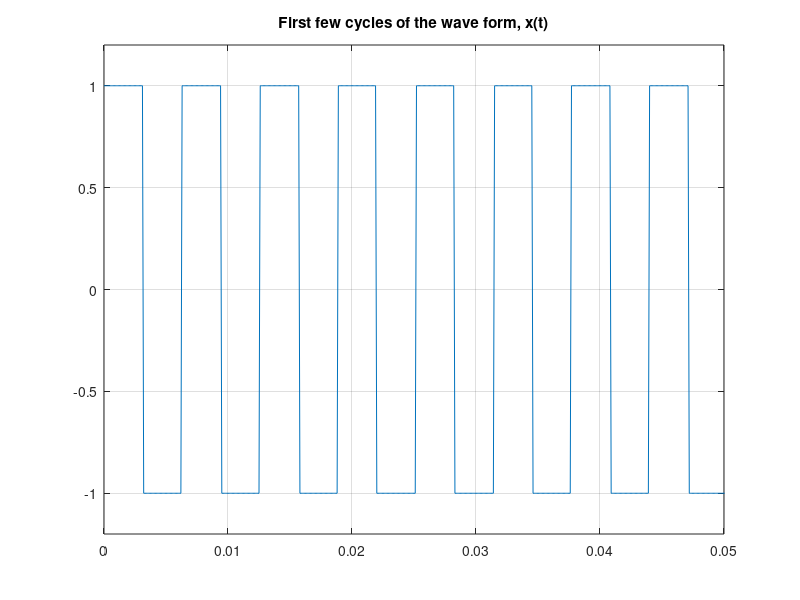
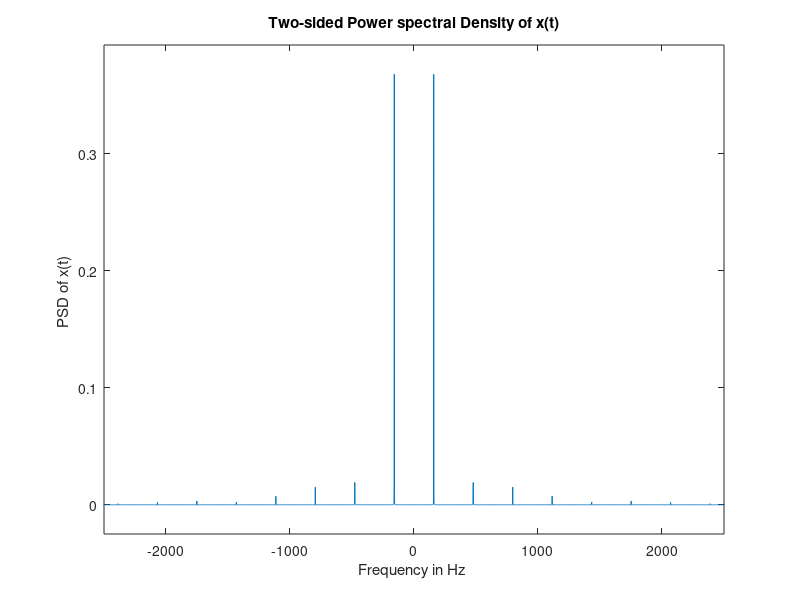
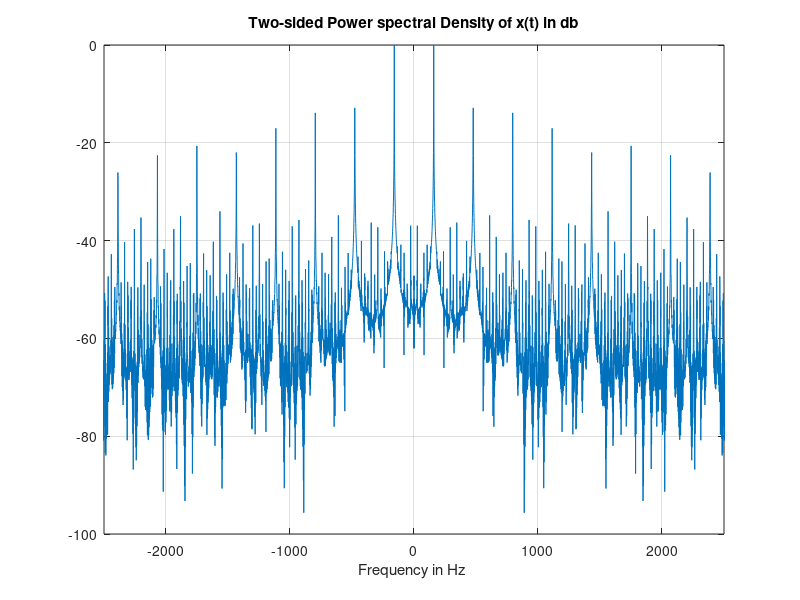
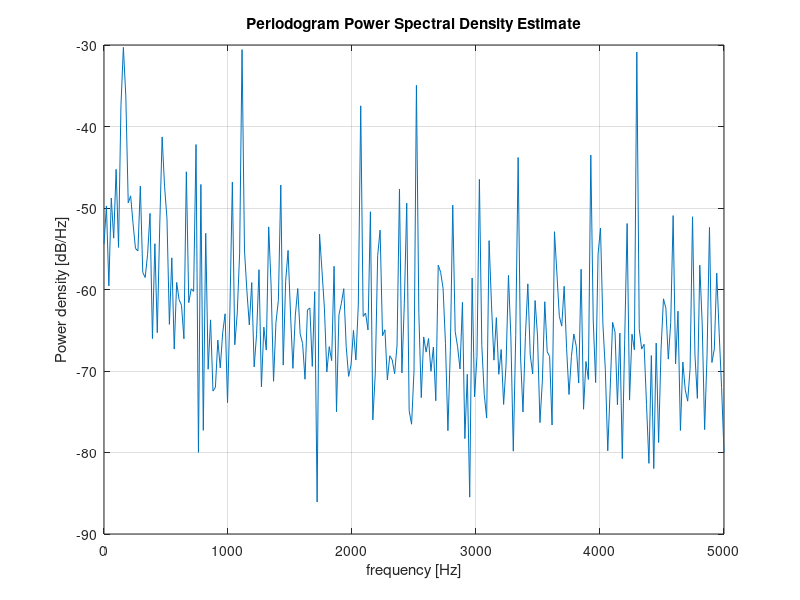

The MATLAB script that drew these images, in order:
clear all
close all
clc
%% generate square wave 
Fs = 10000;
Ts = 1/Fs;
signalLength = 1;       
time = 0:Ts:signalLength;  
f = 1000/(2*pi);        
x = square(1000*time);  %Generate square wave of frequency, w = 2*pi*f = 1000
figure(1);
plot(time,x);grid on;   %plot signal in time domain
axis([0 .05 -1.2 1.2]);  %adjust axis of the plot
title('First few cycles of the wave form, x(t)');   

%% Generate Power Spectrum Density plot using fft

n = signalLength*Fs;    %number of samples

power_of_x = sum(x.^2)/n;                 

XF=fft(x)/Fs;  

XFs=fftshift(XF);       

Exf=abs(XFs).^2;         

Pxf=Exf/signalLength;  

freq=[-(n/2):1:n/2]*Fs/n; 

maxPxf=max(Pxf);            %find max for better plotting

figure(2);                 
plot(freq,Pxf)
axis([-2500 2500 -0.025 maxPxf+0.025])
title('Two-sided Power spectral Density of x(t)');
xlabel('Frequency in Hz ')
ylabel('PSD of x(t) ')

figure(3)
plot(freq,10*log10(Pxf/maxPxf))
axis([-2500 2500 -100 0])
grid
title('Two-sided Power spectral Density of x(t) in db');
xlabel('Frequency in Hz ')

%% Periodogram method of generating PSD plot 

figure(4)
periodogram(x,[],'onesided',512,Fs);